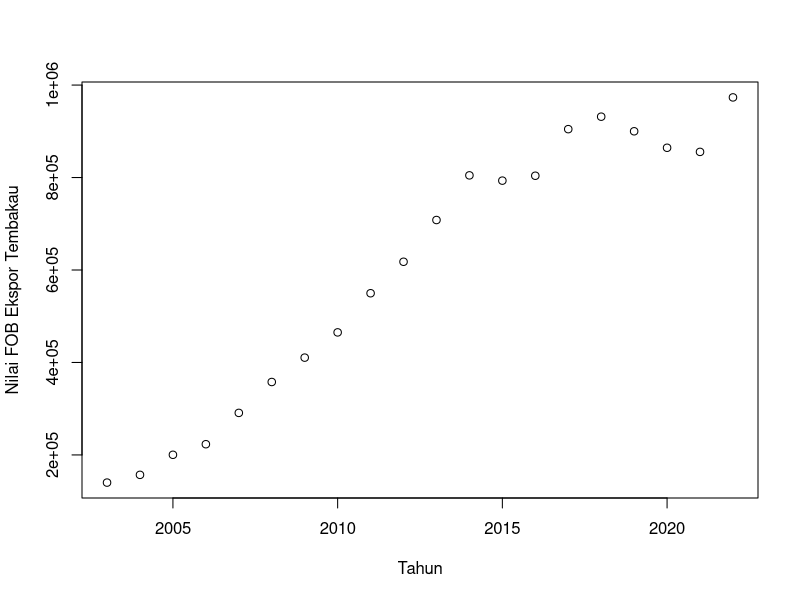
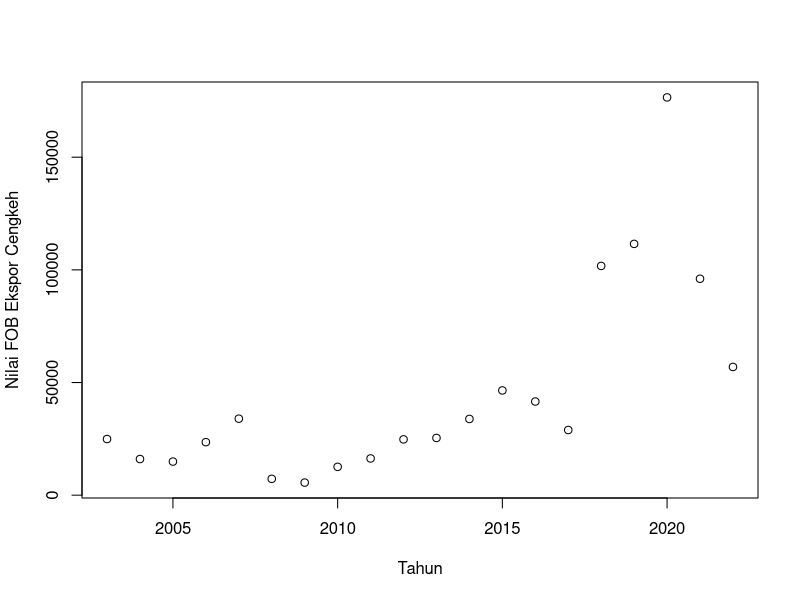
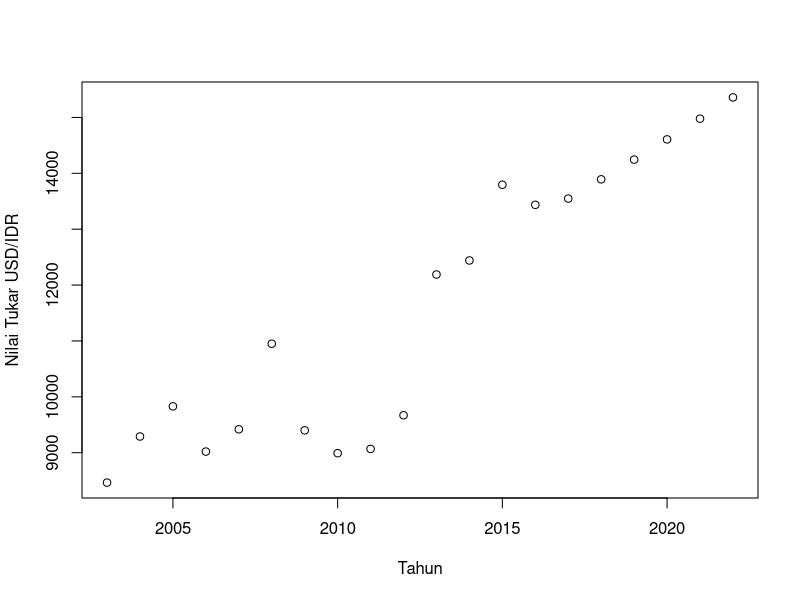
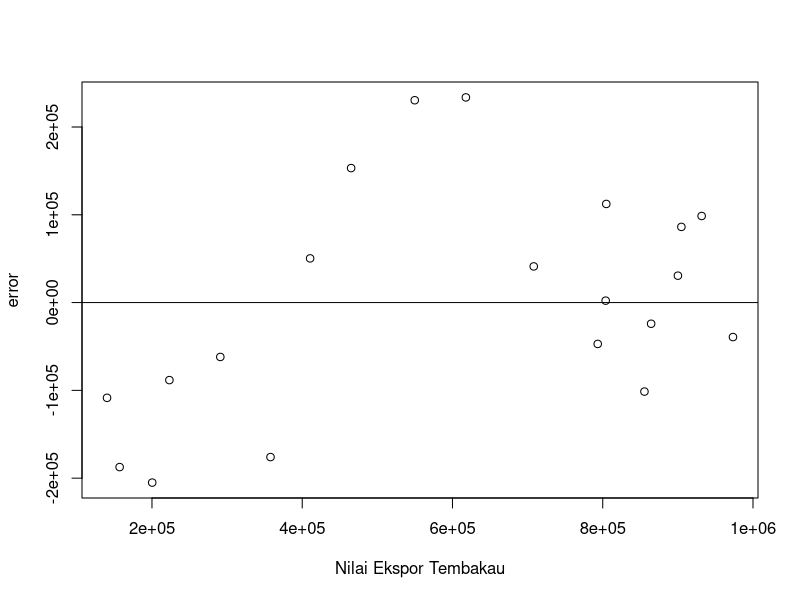
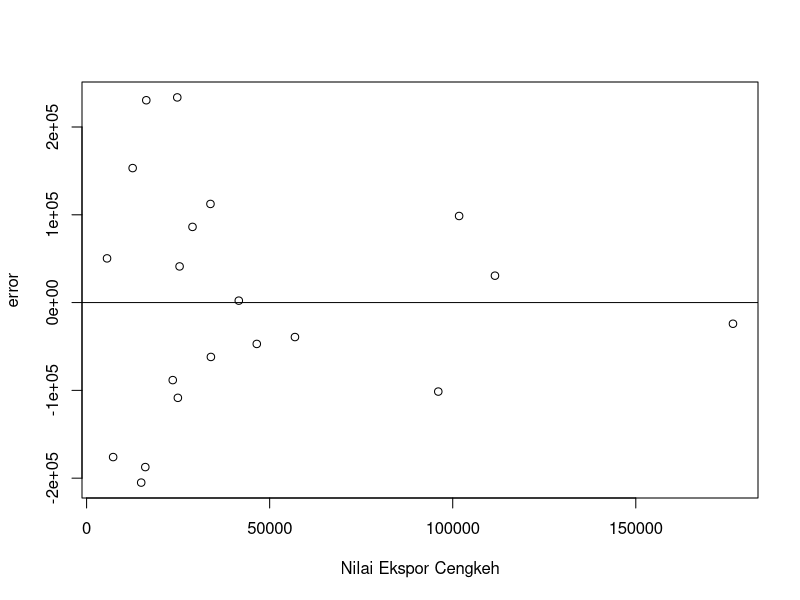
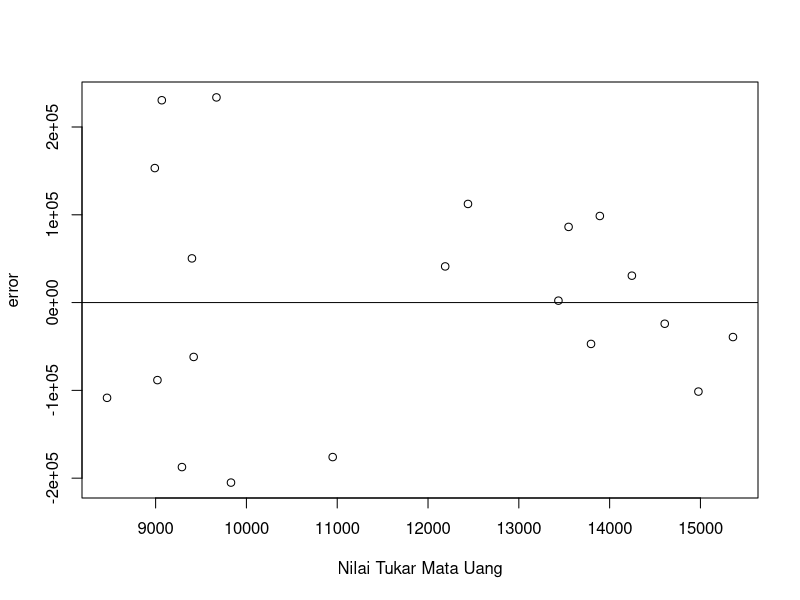

Recreate these plots in R, in order.
## ---- chunk 1
#| warning: false
#| echo: true
setwd("D:/METOPEL UAS/MAWAR METOPEL")
library(readxl)
library(tidyverse)
library(kableExtra)
## ---- chunk 2
#impor dataset
read_excel("cengkeh.xlsx")
dat <- read_excel("cengkeh.xlsx")
kbl(dat) %>%
  kable_styling(bootstrap_options = c("striped", "hover", "condensed", "responsive"))
reg1<-lm(tembakau~cengkeh+kurs,data=dat)

## ---- chunk 3
plot(dat$tahun,dat$tembakau,xlab="Tahun",ylab="Nilai FOB Ekspor Tembakau")
## ---- chunk 4
plot(dat$tahun,dat$cengkeh,xlab="Tahun",ylab="Nilai FOB Ekspor Cengkeh")
## ---- chunk 5
plot(dat$tahun,dat$kurs,xlab="Tahun",ylab="Nilai Tukar USD/IDR")
## ---- chunk 6
dat$m<-resid(reg1)
plot(dat$tembakau,dat$m,xlab="Nilai Ekspor Tembakau",ylab="error")
abline(h=0) # membuat garis horizontal di y=0
## ---- chunk 7
dat$m<-resid(reg1)
plot(dat$cengkeh,dat$m,xlab="Nilai Ekspor Cengkeh",ylab="error")
abline(h=0) # membuat garis horizontal di y=0
## ---- chunk 8
dat$m<-resid(reg1)
plot(dat$kurs,dat$m,xlab="Nilai Tukar Mata Uang",ylab="error")
abline(h=0) # membuat garis horizontal di y=0
## ---- chunk 9
summary(reg1)
